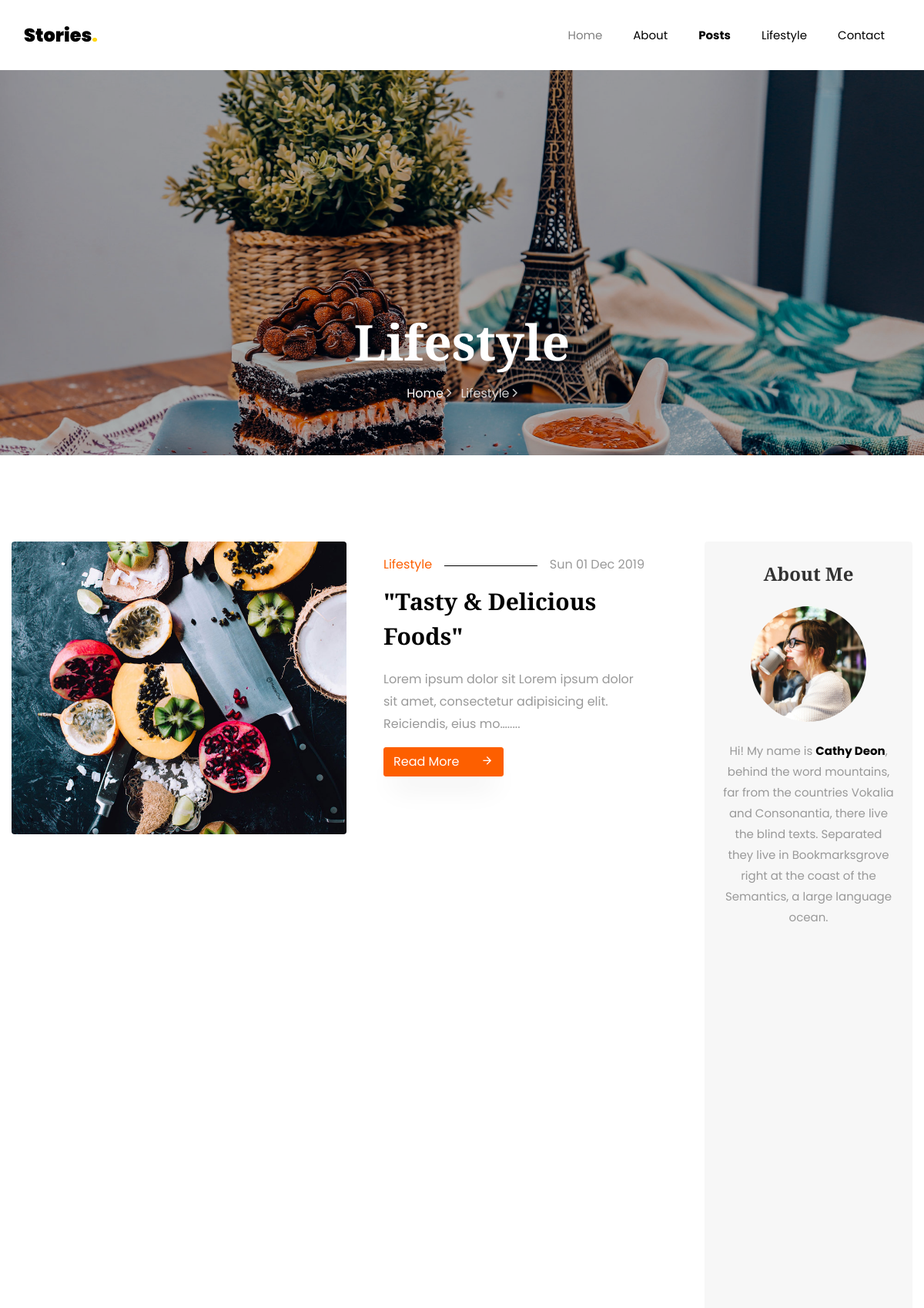
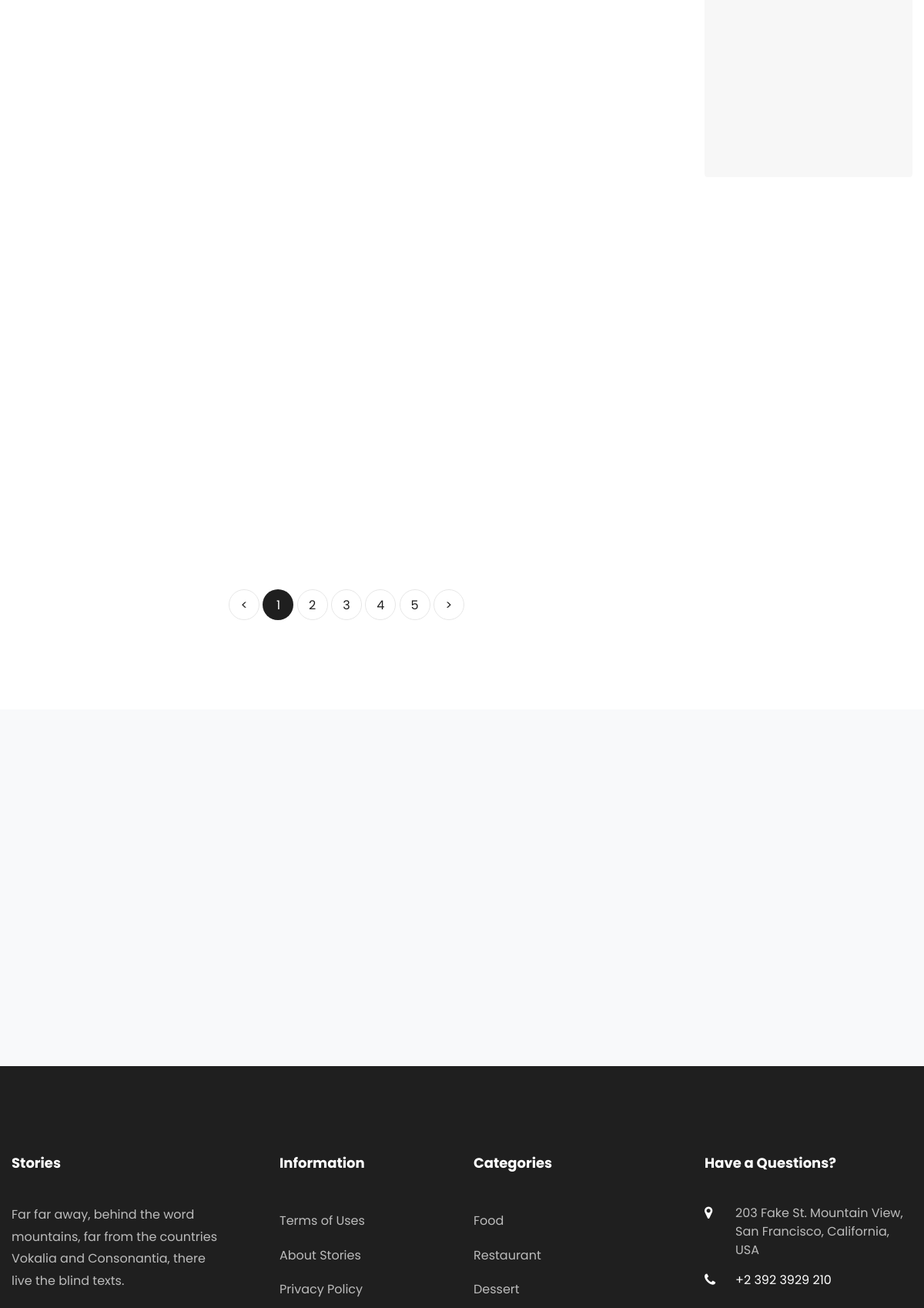
/cat/2/ (upper part), run on the app's committed database (2 pictures, top to bottom).
### story/models.py (models this page shows, shortened)
class Post(models.Model):
    title = models.CharField(max_length=100)
    overview = models.TextField()
    featured = models.BooleanField(default=True)
    timestamp = models.DateTimeField(auto_now_add=True)
    user = models.ForeignKey(Author,on_delete=models.CASCADE)
    thumbnail = models.ImageField()
    category = models.ForeignKey(Category, on_delete=models.CASCADE)
    def get_absolute_url(self):
        return reverse('post-detail', kwargs={
            'pk': self.pk
        })

class Category(models.Model):
    title = models.CharField(max_length=20)
    thumbnail = models.ImageField()
    detail = models.TextField()
    def __str__(self):
        return self.title

### story/views.py (the view)
# urls.py: path('cat/<pk>/', views.CategoryDetailView.as_view(), name='post-category'),
class CategoryDetailView(generic.DetailView):
    model = Category
    context_object_name = 'category'
    template_name = 'slider.html'

### templates/slider.html (shortened to what this page needs)
{% extends "base.html" %}
{% load static %}
{% block content %}
  <body>
    <section class="hero-wrap hero-wrap-2" style="background-image: url({% static 'images/bg_4.jpg' %});">
      <div class="overlay"></div>
      <div class="container">
        <div class="row no-gutters slider-text align-items-end justify-content-center">
          <div class="col-md-9 ftco-animate pb-5 text-center">
            <h1 class="mb-3 bread">Lifestyle</h1>
            <p class="breadcrumbs"><span class="mr-2"><a href="{% url 'index' %}">Home <i class="ion-ios-arrow-forward"></i></a></span> <span>Lifestyle <i class="ion-ios-arrow-forward"></i></span></p>
          </div>
        </div>
      </div>
    </section>
    <section class="ftco-section">
    	<div class="container">
        <div class="row">
        	<div class="col-lg-9">
        		<div class="row">
                        {% for post in category.post_set.all %}
        			<div class="col-md-6 col-lg-12 ftco-animate">
    						<div class="blog-entry d-lg-flex">
    							<div class="half">
			    					<a href="{{post.get_absolute_url}}" class="img d-flex align-items-end" style="background-image: url({{post.thumbnail.url}});">
				    				</a>
			    				</div>
			    				<div class="text px-md-4 px-lg-5 half pt-3">
	    							<p class="meta d-flex"><span class="pr-3"><a href="{% url 'post-category' post.category.pk %}">{{post.category}}</a></span><span class="ml-auto pl-3">{{post.timestamp|date:"D d M Y"}}</span></p>
	    							<h3><a href="{{post.get_absolute_url}}">{{post.title}}</a></h3>
	    							<p>{{post.overview|truncatechars:100}}.....</p>
	    							<p class="mb-0"><a href="{{post.get_absolute_url}}" class="btn btn-primary">Read More <span class="icon-arrow_forward ml-4"></span></a></p>
	    						</div>
		    				</div>
                        </div>
                        {% endfor %}
                </div>
        		<div class="row mt-5">
		          <div class="col text-center">
		            <div class="block-27">
		              <ul>
		                <li><a href="#">&lt;</a></li>
		                <li class="active"><span>1</span></li>
		                <li><a href="#">2</a></li>
		                <li><a href="#">3</a></li>
		                <li><a href="#">4</a></li>
		                <li><a href="#">5</a></li>
		                <li><a href="#">&gt;</a></li>
		              </ul>
		            </div>
		          </div>
		        </div>
        	</div>
        	<div class="col-lg-3">
        		<div class="sidebar-wrap">
	        		<div class="sidebar-box p-4 about text-center ftco-animate">
			          <h2 class="heading mb-4">About Me</h2>
			          <img src="{% static 'images/author.jpg' %}" class="img-fluid" alt="Colorlib Template">
			          <div class="text pt-4">
			          	<p>Hi! My name is <strong>Cathy Deon</strong>, behind the word mountains, far from the countries Vokalia and Consonantia, there live the blind texts. Separated they live in Bookmarksgrove right at the coast of the Semantics, a large language ocean.</p>
			          </div>
	        		</div>
            </div>
        	</div>
        </div>
    	</div>
    </section>
		<section class="ftco-subscribe ftco-section bg-light">
      <div class="overlay">
        <div class="container">
          <div class="row d-flex justify-content-center">
          </div>
        </div>
      </div>
    </section>
  </body>
{% endblock content %}

### staticfiles/css/icomoon.css (style rules this page uses)
[class^="icon-"], [class*=" icon-"] { font-family: 'icomoon' !important; speak: none; font-style: normal; font-weight: normal; font-variant: normal; text-transform: none; line-height: 1; -webkit-font-smoothing: antialiased; -moz-osx-font-smoothing: grayscale; }
.icon-arrow_forward:before { content: "\e5c8"; }

### data on the page
Post: thumbnail (picture), category "Lifestyle", timestamp "Sun 01 Dec 2019", title "\"Tasty & Delicious Foods\"", overview "Lorem ipsum dolor sit Lorem ipsum dolor sit amet, consectetur adipisicing elit. Reiciendis, eius mo…"
